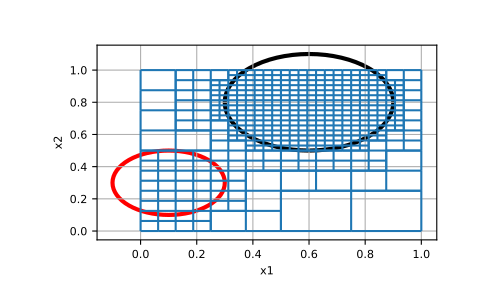

Reproduce this figure in Python.
# We create a simple mesh and refine the tree mesh such that all cells that
# intersect the spherical balls are at the given levels.

import discretize
import matplotlib.pyplot as plt
import matplotlib.patches as patches
tree_mesh = discretize.TreeMesh([32, 32])
tree_mesh.max_level
# 5

# Next we define the center and radius of the two spheres, as well as the level
# we want to refine them to, and refine the mesh.

centers = [[0.1, 0.3], [0.6, 0.8]]
radii = [0.2, 0.3]
levels = [4, 5]
tree_mesh.refine_ball(centers, radii, levels)

# Now lets look at the mesh, and overlay the balls on it to ensure it refined
# where we wanted it to.

ax = tree_mesh.plot_grid()
circ = patches.Circle(centers[0], radii[0], facecolor='none', edgecolor='r', linewidth=3)
ax.add_patch(circ)
circ = patches.Circle(centers[1], radii[1], facecolor='none', edgecolor='k', linewidth=3)
ax.add_patch(circ)
plt.show()
